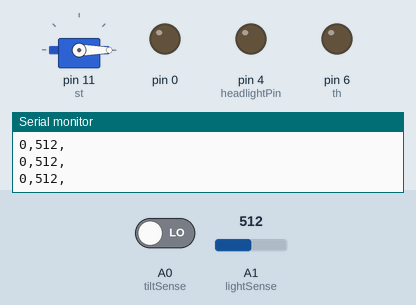
Bench run of a program on a simulated Arduino Micro, built with avr-gcc and run on an emulated ATmega32U4. Shown: servo, output pins drawn as LEDs (lit = HIGH), the last lines printed to the serial monitor. The test bench sets the inputs (shaded band); at power-on: A1 (lightSense) = 512, A0 (tiltSense) LOW.

Above: at 1.2 s.
1.3 s: A1 (lightSense) set to 131
2.8 s: A1 (lightSense) set to 115
At 3.8 s:
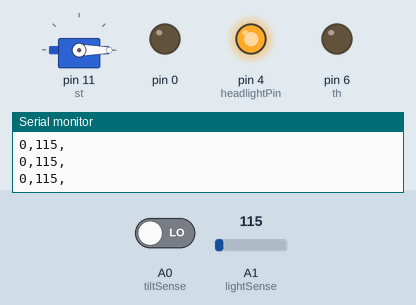
4.3 s: A1 (lightSense) set to 133
At 4.9 s:
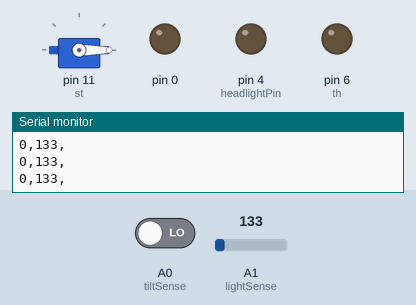
5.8 s: A1 (lightSense) set to 122
At 6.1 s:
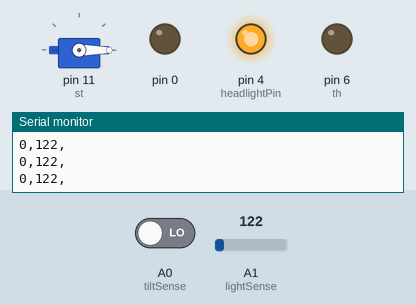
Timing chart, 0 to 8.3 s (numbered marks = the images above; inputs shaded):
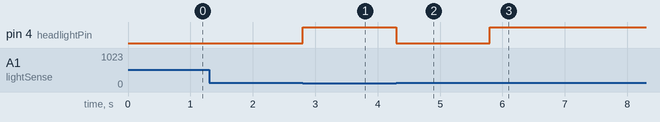

The program:

main.cpp
```cpp
#include <Arduino.h>
#include "load.h"
#include "Servo.h"
#include "serialProcess.h"

Servo steerServo;

loader loader;
using namespace loadVarStore;

#define NO_ARGS 2

String varLabel[NO_ARGS];
String inArray[NO_ARGS];

const int LIGHT_LIMIT = 123;

int thVar;
int stVar;

void setup() {
  loader.serialSetup();
  loader.modeSet();
  steerServo.attach(st);
}

void loop() {
  steerServo.write(stVar);
  analogWrite(thVar, th);

  if(analogRead(A1) < LIGHT_LIMIT) {
    digitalWrite(headlightPin, HIGH);
  } else {
    digitalWrite(headlightPin, LOW);
  }

  if ((millis() % 50) == 0) {
    int outArray[3];
    int *outPtr;
    outPtr = &outArray[0];
    dataProcess::collectVars(outPtr);
    serialProcess::sendVars(outPtr);
    }

}

void serialEvent() {
   while (Serial.available()) {
     stVar = Serial.readStringUntil(',').toInt();
     Serial.read();
     thVar = Serial.readStringUntil('\n').toInt();
   }
}
```

load.cpp
```cpp
#include "Arduino.h"
#include "load.h"

using namespace loadVarStore;

void loader :: modeSet() {
  pinMode(th, OUTPUT);
  pinMode(st, OUTPUT);
  pinMode(headlightPin, OUTPUT);
}

void loader :: serialSetup() {
  Serial.begin(9600);
}
```

load.h
```cpp
#ifndef load_h
#define load_h

#include "Arduino.h"


  class loader {
  public:
    void modeSet();
    void serialSetup();
};

namespace loadVarStore{
  const int th = 6;
  const int st = 11;
  const int headlightPin = 4;
  const int tiltSense = A0;
  const int lightSense = A1;
}

#endif
```

serialProcess.cpp
```cpp
#include "Arduino.h"
#include "serialProcess.h"
#include "load.h"

using namespace loadVarStore;


void serialProcess :: sendVars(int *arrayPtr) {
  int sendArray[3];
  for (int i = 0; i < 3; i++) {
    sendArray[i] = *(arrayPtr+i);
  }

  String sendString;
  for (int i = 0; i < 2; i++) {
    sendString = (sendString + sendArray[i] + ",");
  }
  Serial.println(sendString);
}

int dataProcess :: processVars(int input, int upper, int lower, int deadzone, int upperPWM, int lowerPWM) {
  int range = upper - lower;
  int presult = input - lower;
  int presult2 = (presult*100) / (range);
  Serial.println(presult2);
  int result = (presult*(upperPWM-lowerPWM))+lowerPWM;
  return result;
}

void dataProcess :: collectVars(int *arrayPtr) {
  bool tempBool;
  if(digitalRead(tiltSense) == HIGH) {
    tempBool = 1;
  } else {
    tempBool = 0;
  }
  *arrayPtr = tempBool;
  *(arrayPtr+1) = analogRead(lightSense);
  *(arrayPtr+2) = 2;
  *(arrayPtr+3) = 2;
}
```

serialProcess.h
```cpp
#ifndef serialProcess_h
#define serialProcess_h

namespace serialProcess {
    void sendVars(int *arrayPtr);
};

namespace dataProcess {
  void collectVars(int *arrayPtr);
  int processVars(int input, int upper, int lower, int deadzone, int upperPWM, int lowerPWM);

}

#endif
```

Measured:
- the behaviour switches between 123 and 122 on A1 (lightSense) (found by bisection; images 0 and 1)
- after the input at 2.8 s, pin 4 (headlightPin): LOW → HIGH at once
- after the input at 4.3 s, pin 4 (headlightPin): HIGH → LOW at once
- after the input at 5.8 s, pin 4 (headlightPin): LOW → HIGH at once
